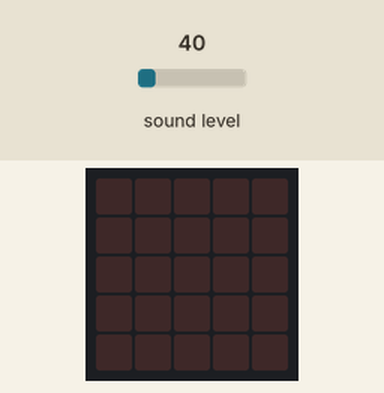
Bench run of a program on a simulated BBC micro:bit (MakeCode). On the bench: the board's 5×5 LED display. The inputs (shaded band) are chosen by the test bench; at power-on: sound level 40.

Above: at 1.2 s.
1.3 s: sound level set to 122
2.8 s: sound level set to 129
At 4.1 s:
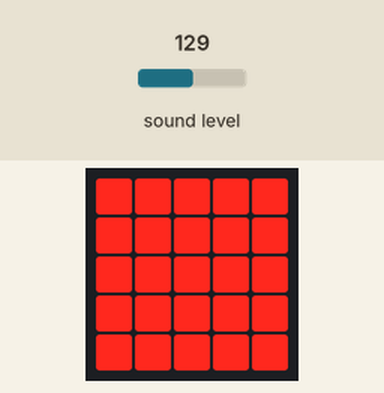
4.6 s: sound level set to 5
At 5.8 s:
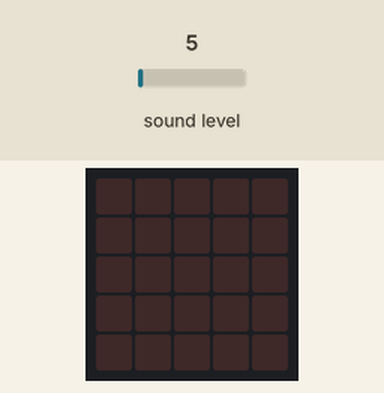
6.4 s: sound level set to 128
At 6.8 s:
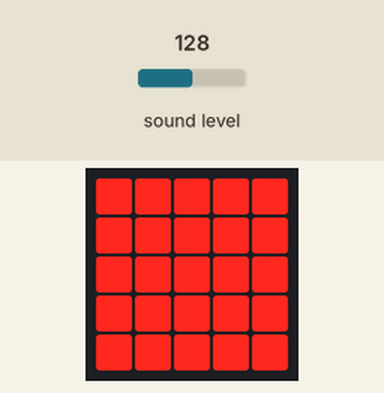
8.0 s: sound level set to 64
At 9.6 s:
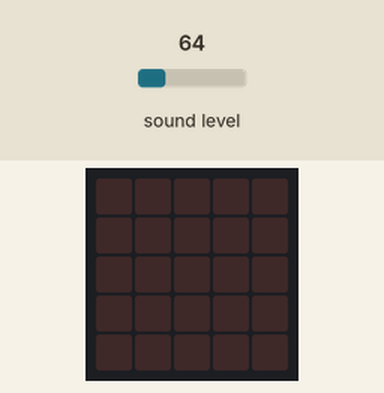
Timing chart, 0 to 10.8 s (numbered marks = the images above; inputs shaded):
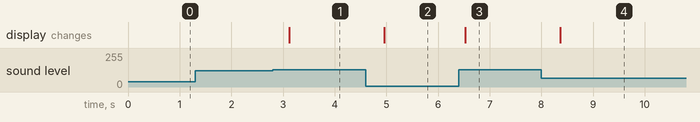

Measured:
- the behaviour switches between 125 and 126 on sound level (found by bisection; images 0 and 1)
- after the input at 1.3 s, every drawn part: stays the same
- after the input at 2.8 s, the display: changes after 0.32 s (image 1)
- after the input at 4.6 s, the display: changes after 0.36 s (image 2)
- after the input at 6.4 s, the display: changes after 0.12 s (image 3)
- after the input at 8.0 s, the display: changes after 0.36 s (image 4)

The program:

main.ts
```typescript
let SoinuLimitea = 125
basic.forever(function () {
    if (input.soundLevel() > SoinuLimitea) {
        basic.showLeds(`
            # # # # #
            # # # # #
            # # # # #
            # # # # #
            # # # # #
            `)
    } else {
        basic.clearScreen()
    }
    basic.pause(500)
})
```

test.ts
```typescript
// aquí va el archivo "tests"; esto no se compilará cuando este paquete se utilice como una extensión.
```
